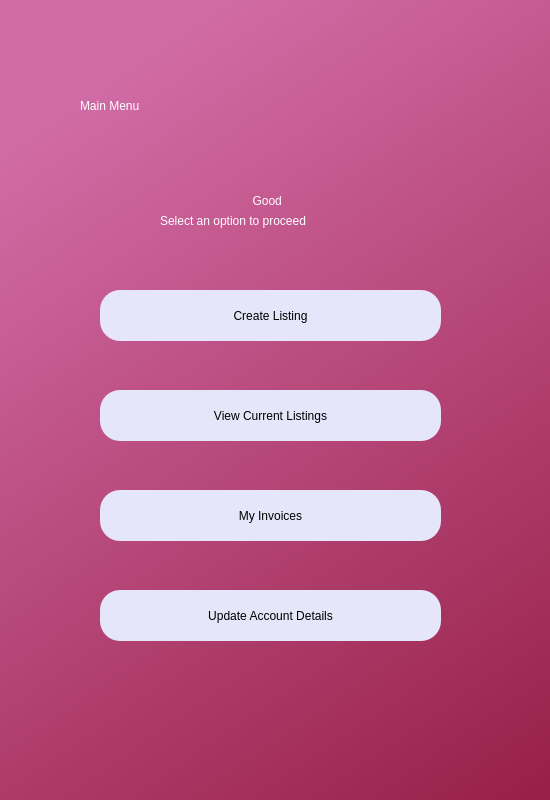
<?xml version="1.0" encoding="UTF-8"?>
<ui version="4.0">
 <class>Dialog</class>
 <widget class="QDialog" name="Dialog">
  <property name="geometry">
   <rect>
    <x>0</x>
    <y>0</y>
    <width>550</width>
    <height>800</height>
   </rect>
  </property>
  <property name="minimumSize">
   <size>
    <width>550</width>
    <height>800</height>
   </size>
  </property>
  <property name="maximumSize">
   <size>
    <width>550</width>
    <height>800</height>
   </size>
  </property>
  <property name="windowTitle">
   <string>Dialog</string>
  </property>
  <widget class="QWidget" name="bgwidget" native="true">
   <property name="geometry">
    <rect>
     <x>0</x>
     <y>0</y>
     <width>1201</width>
     <height>801</height>
    </rect>
   </property>
   <property name="styleSheet">
    <string notr="true">QWidget#bgwidget{
background-color:qlineargradient(spread:pad, x1:0.091, y1:0.101636, x2:0.991379, y2:0.977, stop:0 rgba(209, 107, 165, 255), stop:1 rgba(128, 0, 32, 255));}</string>
   </property>
   <widget class="QLabel" name="label">
    <property name="geometry">
     <rect>
      <x>80</x>
      <y>70</y>
      <width>381</width>
      <height>71</height>
     </rect>
    </property>
    <property name="styleSheet">
     <string notr="true">font: 72pt &quot;MS Shell Dlg 2&quot;; color:rgb(255, 255, 255)</string>
    </property>
    <property name="text">
     <string>Main Menu</string>
    </property>
   </widget>
   <widget class="QLabel" name="greetuser">
    <property name="geometry">
     <rect>
      <x>90</x>
      <y>180</y>
      <width>361</width>
      <height>41</height>
     </rect>
    </property>
    <property name="styleSheet">
     <string notr="true">font: 16pt &quot;MS Shell Dlg 2&quot;;color:rgb(255, 255, 255)</string>
    </property>
    <property name="text">
     <string>Good &lt;Morning/Evening&gt; &lt;firstname&gt;</string>
    </property>
    <property name="alignment">
     <set>Qt::AlignCenter</set>
    </property>
   </widget>
   <widget class="QPushButton" name="gotoview">
    <property name="geometry">
     <rect>
      <x>100</x>
      <y>390</y>
      <width>341</width>
      <height>51</height>
     </rect>
    </property>
    <property name="styleSheet">
     <string notr="true">border-radius:20px;
background-color: rgb(230, 230, 250);
font: 14pt &quot;MS Shell Dlg 2&quot;;</string>
    </property>
    <property name="text">
     <string>View Current Listings</string>
    </property>
   </widget>
   <widget class="QPushButton" name="gotoupdateacc">
    <property name="geometry">
     <rect>
      <x>100</x>
      <y>590</y>
      <width>341</width>
      <height>51</height>
     </rect>
    </property>
    <property name="styleSheet">
     <string notr="true">border-radius:20px;
background-color: rgb(230, 230, 250);
font: 14pt &quot;MS Shell Dlg 2&quot;;</string>
    </property>
    <property name="text">
     <string>Update Account Details</string>
    </property>
   </widget>
   <widget class="QPushButton" name="gotocreate">
    <property name="geometry">
     <rect>
      <x>100</x>
      <y>290</y>
      <width>341</width>
      <height>51</height>
     </rect>
    </property>
    <property name="styleSheet">
     <string notr="true">border-radius:20px;
background-color: rgb(230, 230, 250);
font: 14pt &quot;MS Shell Dlg 2&quot;;</string>
    </property>
    <property name="text">
     <string>Create Listing</string>
    </property>
   </widget>
   <widget class="QPushButton" name="gotoinvoices">
    <property name="geometry">
     <rect>
      <x>100</x>
      <y>490</y>
      <width>341</width>
      <height>51</height>
     </rect>
    </property>
    <property name="styleSheet">
     <string notr="true">border-radius:20px;
background-color: rgb(230, 230, 250);
font: 14pt &quot;MS Shell Dlg 2&quot;;</string>
    </property>
    <property name="text">
     <string>My Invoices</string>
    </property>
   </widget>
   <widget class="QLabel" name="label_4">
    <property name="geometry">
     <rect>
      <x>160</x>
      <y>200</y>
      <width>221</width>
      <height>41</height>
     </rect>
    </property>
    <property name="styleSheet">
     <string notr="true">font: 16pt &quot;MS Shell Dlg 2&quot;;color:rgb(255, 255, 255)</string>
    </property>
    <property name="text">
     <string>Select an option to proceed</string>
    </property>
   </widget>
  </widget>
 </widget>
 <tabstops>
  <tabstop>gotocreate</tabstop>
  <tabstop>gotoview</tabstop>
  <tabstop>gotoupdateacc</tabstop>
  <tabstop>gotoinvoices</tabstop>
 </tabstops>
 <resources>
  <include location="placeholder.qrc"/>
 </resources>
 <connections/>
</ui>
